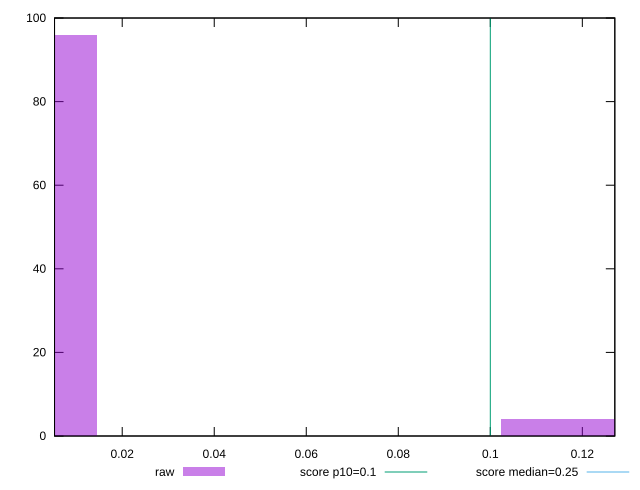

gnuplot code for this plot:
reset

$raw <<EOF
0.11683872950398198 4
0 96
EOF

set key outside below
set boxwidth 0.029209682375995496
set xrange [0.005289688110351562:0.12706176386939155]
set yrange [0:100]
set trange [0:100]
set style fill transparent solid 0.5 noborder

set parametric
set terminal svg size 640, 490 enhanced background rgb 'white'
set output "reports/report_00031_2021-02-24T23-18-18.084Z/cumulative-layout-shift/samples/card/raw/histogram.svg"

plot $raw title "raw" with boxes, \
     0.1,t title "score p10=0.1", \
     0.25,t title "score median=0.25"

reset
